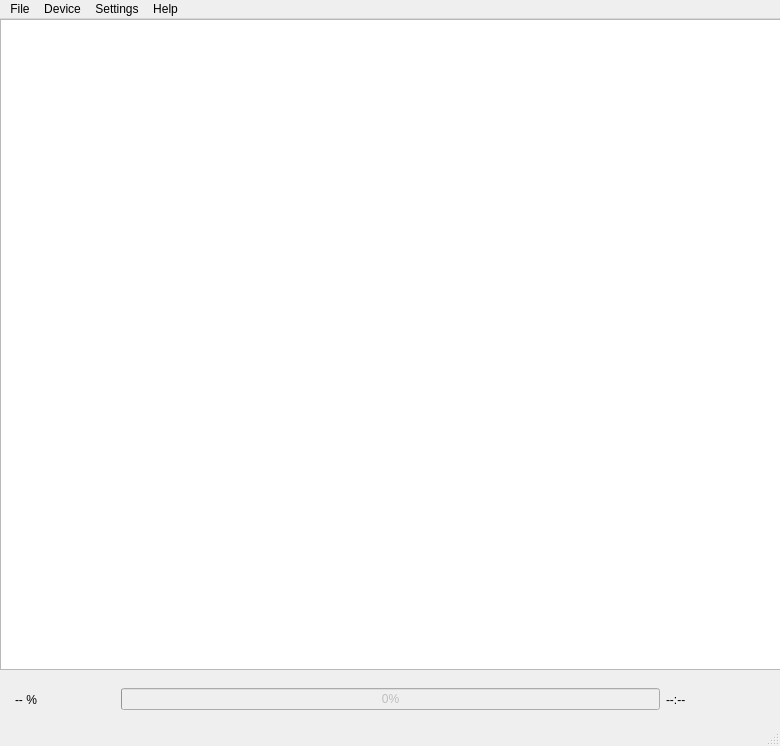
<?xml version="1.0" encoding="UTF-8"?>
<ui version="4.0">
 <class>MainWindow</class>
 <widget class="QMainWindow" name="MainWindow">
  <property name="geometry">
   <rect>
    <x>0</x>
    <y>0</y>
    <width>780</width>
    <height>746</height>
   </rect>
  </property>
  <property name="windowTitle">
   <string>AVRDUDE GUI</string>
  </property>
  <widget class="QWidget" name="centralwidget">
   <widget class="QWidget" name="horizontalLayoutWidget">
    <property name="geometry">
     <rect>
      <x>0</x>
      <y>660</y>
      <width>781</width>
      <height>41</height>
     </rect>
    </property>
    <layout class="QHBoxLayout" name="horizontalLayout">
     <property name="leftMargin">
      <number>15</number>
     </property>
     <property name="rightMargin">
      <number>15</number>
     </property>
     <item>
      <widget class="QLabel" name="percentage">
       <property name="minimumSize">
        <size>
         <width>100</width>
         <height>0</height>
        </size>
       </property>
       <property name="text">
        <string>-- %</string>
       </property>
      </widget>
     </item>
     <item>
      <widget class="QProgressBar" name="progressBar">
       <property name="enabled">
        <bool>false</bool>
       </property>
       <property name="value">
        <number>0</number>
       </property>
      </widget>
     </item>
     <item>
      <widget class="QLabel" name="time">
       <property name="minimumSize">
        <size>
         <width>100</width>
         <height>0</height>
        </size>
       </property>
       <property name="text">
        <string>--:--</string>
       </property>
      </widget>
     </item>
    </layout>
   </widget>
   <widget class="QTextEdit" name="loggingArea">
    <property name="geometry">
     <rect>
      <x>0</x>
      <y>0</y>
      <width>821</width>
      <height>651</height>
     </rect>
    </property>
    <property name="acceptDrops">
     <bool>false</bool>
    </property>
    <property name="undoRedoEnabled">
     <bool>false</bool>
    </property>
    <property name="readOnly">
     <bool>true</bool>
    </property>
   </widget>
  </widget>
  <widget class="QMenuBar" name="menubar">
   <property name="geometry">
    <rect>
     <x>0</x>
     <y>0</y>
     <width>780</width>
     <height>22</height>
    </rect>
   </property>
   <widget class="QMenu" name="menuFile">
    <property name="title">
     <string>File</string>
    </property>
    <addaction name="actionDevice"/>
    <addaction name="actionProgrammer"/>
    <addaction name="separator"/>
    <addaction name="actionExit"/>
   </widget>
   <widget class="QMenu" name="menuView">
    <property name="title">
     <string>Device</string>
    </property>
    <addaction name="actionDevice_Info"/>
    <addaction name="actionProgramming"/>
   </widget>
   <widget class="QMenu" name="menuSettings">
    <property name="title">
     <string>Settings</string>
    </property>
    <addaction name="actionLog_level"/>
   </widget>
   <widget class="QMenu" name="menuHelp">
    <property name="title">
     <string>Help</string>
    </property>
    <addaction name="actionAbout"/>
   </widget>
   <addaction name="menuFile"/>
   <addaction name="menuView"/>
   <addaction name="menuSettings"/>
   <addaction name="menuHelp"/>
  </widget>
  <widget class="QStatusBar" name="statusbar"/>
  <action name="actionDevice">
   <property name="text">
    <string>Device ...</string>
   </property>
  </action>
  <action name="actionProgrammer">
   <property name="text">
    <string>Programmer ...</string>
   </property>
  </action>
  <action name="actionExit">
   <property name="text">
    <string>Exit</string>
   </property>
  </action>
  <action name="actionDevice_Info">
   <property name="enabled">
    <bool>false</bool>
   </property>
   <property name="text">
    <string>Info …</string>
   </property>
  </action>
  <action name="actionAbout">
   <property name="text">
    <string>About ...</string>
   </property>
  </action>
  <action name="actionError">
   <property name="text">
    <string>OS Error</string>
   </property>
  </action>
  <action name="actionWarning">
   <property name="text">
    <string>Warning</string>
   </property>
  </action>
  <action name="actionError_2">
   <property name="text">
    <string>Error</string>
   </property>
  </action>
  <action name="actionWarning_2">
   <property name="text">
    <string>Warning</string>
   </property>
  </action>
  <action name="actionInfo">
   <property name="text">
    <string>Info</string>
   </property>
  </action>
  <action name="actionNotice">
   <property name="text">
    <string>Notice</string>
   </property>
  </action>
  <action name="actionNotice_2">
   <property name="text">
    <string>Notice 2</string>
   </property>
  </action>
  <action name="actionDebug">
   <property name="text">
    <string>Debug</string>
   </property>
  </action>
  <action name="actionTrace">
   <property name="text">
    <string>Trace</string>
   </property>
  </action>
  <action name="actionTrace_2">
   <property name="text">
    <string>Trace 2</string>
   </property>
  </action>
  <action name="actionLog_level">
   <property name="text">
    <string>Log level …</string>
   </property>
  </action>
  <action name="actionProgramming">
   <property name="enabled">
    <bool>false</bool>
   </property>
   <property name="text">
    <string>Programming …</string>
   </property>
  </action>
 </widget>
 <resources/>
 <connections>
  <connection>
   <sender>actionExit</sender>
   <signal>triggered()</signal>
   <receiver>MainWindow</receiver>
   <slot>close()</slot>
   <hints>
    <hint type="sourcelabel">
     <x>-1</x>
     <y>-1</y>
    </hint>
    <hint type="destinationlabel">
     <x>399</x>
     <y>299</y>
    </hint>
   </hints>
  </connection>
 </connections>
</ui>
